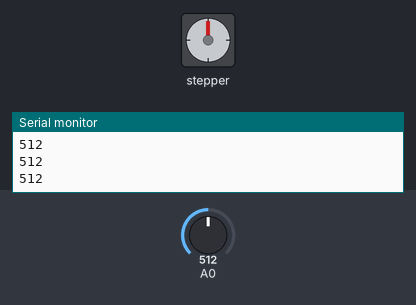
Simulated run of this sketch. Board: Arduino Uno, built with avr-gcc and run on an emulated ATmega328P. Parts: stepper motor, the last lines printed to the serial monitor. Wiring (inferred from the names in the program): stepper motor (2048 steps per turn assumed): coils pin 8, pin 9, pin 10, pin 11. The test bench sets the inputs (shaded band); at power-on: A0 = 512.

Above: at 1.2 s.
1.3 s: A0 set to 411
2.8 s: A0 set to 383
At 3.07 s:
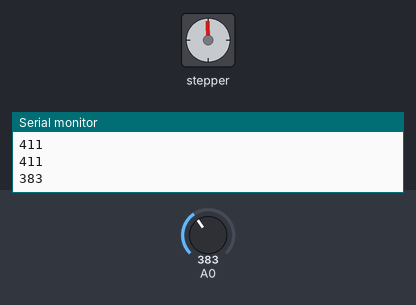
At 3.67 s:
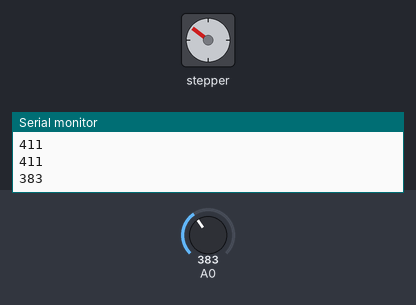
8.8 s: A0 set to 410
At 11.7 s:
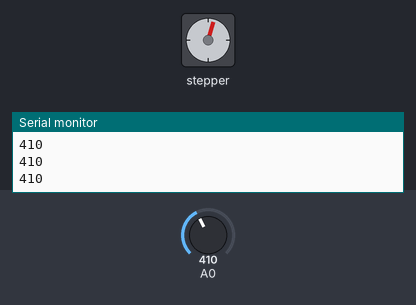
Timing chart, 0 to 13.2 s (numbered marks = the images above; inputs shaded):
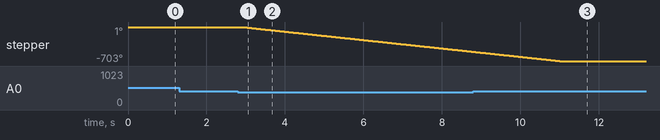

Measured:
- the behaviour switches between 400 and 399 on A0 (found by bisection; images 0 and 1)
- after the input at 2.8 s, stepper: keeps turning counter-clockwise at about 87°/s, starting after 0.12 s
- after the input at 8.8 s, stepper: goes on until 11.0 s, then stays -703°

The sketch:

5.ino
```cpp
// declare variables for the motor pins
int motorPin1 = 8;     // Blue
int motorPin2 = 9;     // Pink
int motorPin3 = 10;    // Yellow
int motorPin4 = 11;    // Orange
                       // Red
int motorSpeed = 2;  // Variable to set stepper speed.
int stepCount = 0;     // Number of steps the motor has taken.
int i;

void setup() {
  pinMode(motorPin1, OUTPUT);  // declare the motor as the outputs
  pinMode(motorPin2, OUTPUT);
  pinMode(motorPin3, OUTPUT);
  pinMode(motorPin4, OUTPUT);
  Serial.begin(115200);
}

void fullstep() {
  // 1
  digitalWrite(motorPin4, HIGH);
  digitalWrite(motorPin3, HIGH);
  digitalWrite(motorPin2, LOW);
  digitalWrite(motorPin1, LOW);
  delay(motorSpeed);
  // 2
  digitalWrite(motorPin4, LOW);
  digitalWrite(motorPin3, HIGH);
  digitalWrite(motorPin2, HIGH);
  digitalWrite(motorPin1, LOW);
  delay(motorSpeed);
  // 3
  digitalWrite(motorPin4, LOW);
  digitalWrite(motorPin3, LOW);
  digitalWrite(motorPin2, HIGH);
  digitalWrite(motorPin1, HIGH);
  delay(motorSpeed);
  // 4
  digitalWrite(motorPin4, HIGH);
  digitalWrite(motorPin3, LOW);
  digitalWrite(motorPin2, LOW);
  digitalWrite(motorPin1, HIGH);
  delay(motorSpeed);
}

void halfstep() {
  // 1
  digitalWrite(motorPin4, HIGH);
  digitalWrite(motorPin3, LOW);
  digitalWrite(motorPin2, LOW);
  digitalWrite(motorPin1, LOW);
  delay(motorSpeed);
  // 2
  digitalWrite(motorPin4, HIGH);
  digitalWrite(motorPin3, HIGH);
  digitalWrite(motorPin2, LOW);
  digitalWrite(motorPin1, LOW);
  delay(motorSpeed);
  // 3
  digitalWrite(motorPin4, LOW);
  digitalWrite(motorPin3, HIGH);
  digitalWrite(motorPin2, LOW);
  digitalWrite(motorPin1, LOW);
  delay(motorSpeed);
  // 4
  digitalWrite(motorPin4, LOW);
  digitalWrite(motorPin3, HIGH);
  digitalWrite(motorPin2, HIGH);
  digitalWrite(motorPin1, LOW);
  delay(motorSpeed);
  // 5
  digitalWrite(motorPin4, LOW);
  digitalWrite(motorPin3, LOW);
  digitalWrite(motorPin2, HIGH);
  digitalWrite(motorPin1, LOW);
  delay(motorSpeed);
  // 6
  digitalWrite(motorPin4, LOW);
  digitalWrite(motorPin3, LOW);
  digitalWrite(motorPin2, HIGH);
  digitalWrite(motorPin1, HIGH);
  delay(motorSpeed);
  // 7
  digitalWrite(motorPin4, LOW);
  digitalWrite(motorPin3, LOW);
  digitalWrite(motorPin2, LOW);
  digitalWrite(motorPin1, HIGH);
  delay(motorSpeed);
  // 8
  digitalWrite(motorPin4, HIGH);
  digitalWrite(motorPin3, LOW);
  digitalWrite(motorPin2, LOW);
  digitalWrite(motorPin1, HIGH);
  delay(motorSpeed);
}

void wavedrive() {
  // 1
  digitalWrite(motorPin4, 1);
  digitalWrite(motorPin3, 0);
  digitalWrite(motorPin2, 0);
  digitalWrite(motorPin1, 0);
  delay(motorSpeed);

  //2
  digitalWrite(motorPin4, 0);
  digitalWrite(motorPin3, 1);
  digitalWrite(motorPin2, 0);
  digitalWrite(motorPin1, 0);
  delay(motorSpeed);

  //3
  digitalWrite(motorPin4, 0);
  digitalWrite(motorPin3, 0);
  digitalWrite(motorPin2, 1);
  digitalWrite(motorPin1, 0);
  delay(motorSpeed);

  //4
  digitalWrite(motorPin4, 0);
  digitalWrite(motorPin3, 0);
  digitalWrite(motorPin2, 0);
  digitalWrite(motorPin1, 1);
  delay(motorSpeed);
}

void Reverse_wavedrive() {
      // 1
      digitalWrite(motorPin4, 1);
      digitalWrite(motorPin3, 0);
      digitalWrite(motorPin2, 0);
      digitalWrite(motorPin1, 0);
      delay(motorSpeed);

      //2
      digitalWrite(motorPin4, 0);
      digitalWrite(motorPin3, 1);
      digitalWrite(motorPin2, 0);
      digitalWrite(motorPin1, 0);
      delay(motorSpeed);

      //3
      digitalWrite(motorPin4, 0);
      digitalWrite(motorPin3, 0);
      digitalWrite(motorPin2, 1);
      digitalWrite(motorPin1, 0);
      delay(motorSpeed);

      //4
      digitalWrite(motorPin4, 0);
      digitalWrite(motorPin3, 0);
      digitalWrite(motorPin2, 0);
      digitalWrite(motorPin1, 1);
      delay(motorSpeed);
    }


void loop() {
  // 512
  int Temp = analogRead(A0);
  Serial.println(Temp);
  delay(100);
  // wavedrive();  // จ่ายไฟให้ทำงานครั้งละ 1 ขด
  //fullstep();   // จ่ายไฟให้ทำงานครั้งละ 2 ขด
  //halfstep();   // ใช้ทั้งสองแบบรวมกันทำให้หมุนได้ครั้งละ ครึ่ง สเตป
  if(Temp>700){
    for(i=stepCount ; i<=1500 ; i++){
      wavedrive();
    }
    digitalWrite(motorPin1, 0);
    digitalWrite(motorPin2, 0);
    digitalWrite(motorPin3, 0);
    digitalWrite(motorPin4, 0);
    i = 0;
  }
  else if(Temp<400){
    for(i=stepCount ; i<=1000 ; i++){
      Reverse_wavedrive();
    }
    digitalWrite(motorPin1, 0);
    digitalWrite(motorPin2, 0);
    digitalWrite(motorPin3, 0);
    digitalWrite(motorPin4, 0);
    i = 0;
  }


  // Serial.print("steps: ");
  // Serial.println(stepCount);
  // stepCount++;
}
```
